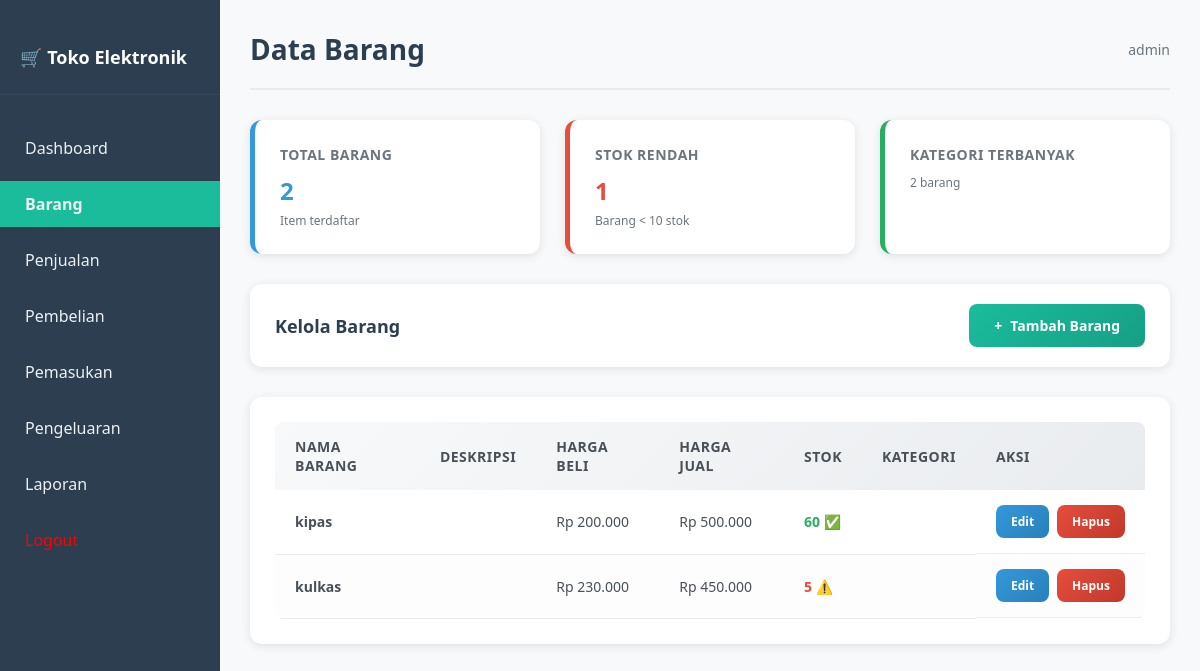
Page /barang/index.php (signed in) on the committed database.
### tables this page shows
CREATE TABLE `barang` (
  `id` int(11) NOT NULL,
  `nama` varchar(100) NOT NULL,
  `deskripsi` text DEFAULT NULL,
  `harga_beli` decimal(15,2) DEFAULT NULL,
  `harga_jual` decimal(15,2) DEFAULT NULL,
  `stok` int(11) DEFAULT NULL,
  `kategori` varchar(50) DEFAULT NULL
);

### barang/index.php (the view, shortened to what this page needs)
<?php
include '../config.php';
$role = $_SESSION['role'] ?? '';
$result = mysqli_query($conn, "SELECT * FROM barang ORDER BY nama ASC");
$totalBarang = mysqli_num_rows($result);
$stokRendah = mysqli_fetch_assoc(mysqli_query($conn, "SELECT COUNT(*) as count FROM barang WHERE stok < 10"))['count'];
$kategoriTerbanyak = mysqli_fetch_assoc(mysqli_query($conn, "SELECT kategori, COUNT(*) as count FROM barang GROUP BY kategori ORDER BY count DESC LIMIT 1"));
?>
<!DOCTYPE html>
<html lang="id">
<head>
</head>
<body>
    <div class="sidebar">
        <h2>🛒 Toko Elektronik</h2>
        <ul>
            <li><a href="../dashboard.php">Dashboard</a></li>
            <?php if ($role === 'admin'): ?>
                <li><a href="../barang/index.php" class="active">Barang</a></li>
                <li><a href="../penjualan/index.php">Penjualan</a></li>
                <li><a href="../pembelian/index.php">Pembelian</a></li>
                <li><a href="../pemasukan/index.php">Pemasukan</a></li>
                <li><a href="../pengeluaran/index.php">Pengeluaran</a></li>
            <?php elseif ($role === 'kasir'): ?>
                <li><a href="../penjualan/index.php">Penjualan</a></li>
            <?php endif; ?>
            <li><a href="../laporan.php">Laporan</a></li>
            <li><a href="logout.php" class="logout" style="color: red;">Logout</a></li>
        </ul>
    </div>
    <div class="main">
        <div class="header">
            <h1>Data Barang</h1>
            <div class="user-info">
                <?= strtolower($role) ?>
            </div>
        </div>
        <div class="summary-cards">
            <div class="summary-card total">
                <h3>Total Barang</h3>
                <div class="amount"><?= $totalBarang ?></div>
                <div class="subtitle">Item terdaftar</div>
            </div>
            <div class="summary-card low-stock">
                <h3>Stok Rendah</h3>
                <div class="amount"><?= $stokRendah ?></div>
                <div class="subtitle">Barang < 10 stok</div>
            </div>
            <div class="summary-card category">
                <h3>Kategori Terbanyak</h3>
                <div class="subtitle"><?= isset($kategoriTerbanyak['count']) ? $kategoriTerbanyak['count'] . ' barang' : 'Tidak ada data' ?></div>
            </div>
        </div>
        <div class="actions">
            <h3>Kelola Barang</h3>
            <a href="tambah.php" class="btn">
                <span>+</span> Tambah Barang
            </a>
        </div>
        <div class="table-section">
            <div class="table-container">
                <table>
                    <thead>
                        <tr>
                            <th>Nama Barang</th>
                            <th>Deskripsi</th>
                            <th>Harga Beli</th>
                            <th>Harga Jual</th>
                            <th>Stok</th>
                            <th>Kategori</th>
                            <th>Aksi</th>
                        </tr>
                    </thead>
                    <tbody>
                        <?php
                        $result = mysqli_query($conn, "SELECT * FROM barang ORDER BY nama ASC");
                        if (mysqli_num_rows($result) > 0):
                            while($row = mysqli_fetch_assoc($result)):
                        ?>
                        <tr>
                            <td><strong><?= htmlspecialchars($row['nama']) ?></strong></td>
                            <td><?= htmlspecialchars($row['deskripsi']) ?></td>
                            <td>Rp <?= number_format($row['harga_beli'], 0, ',', '.') ?></td>
                            <td>Rp <?= number_format($row['harga_jual'], 0, ',', '.') ?></td>
                            <td>
                                <span class="<?= $row['stok'] < 10 ? 'stock-warning' : 'stock-normal' ?>">
                                    <?= $row['stok'] ?>
                                    <?= $row['stok'] < 10 ? ' ⚠️' : ' ✅' ?>
                                </span>
                            </td>
                            <td><?= htmlspecialchars($row['kategori']) ?></td>
                            <td class="action-btns">
                                <a href="edit.php?id=<?= $row['id'] ?>" class="btn btn-edit">Edit</a>
                                <a href="hapus.php?id=<?= $row['id'] ?>" class="btn btn-danger" onclick="return confirm('Hapus barang <?= htmlspecialchars($row['nama']) ?>?')">Hapus</a>
                            </td>
                        </tr>
                        <?php
                            endwhile;
                        else:
                        ?>
                        <tr><td colspan="7" class="no-data">Tidak ada data barang</td></tr>
                        <?php endif; ?>
                    </tbody>
                </table>
            </div>
        </div>
    </div>
</body>
</html>

### barang/index.php (style rules this page uses)
* { margin: 0; padding: 0; box-sizing: border-box; }
body { font-family: 'Segoe UI', Tahoma, Geneva, Verdana, sans-serif; background-color: #f8f9fa; display: flex; }
.sidebar { width: 220px;background-color: #2c3e50;min-height: 100vh;position: fixed;padding-top: 20px; }
.main { margin-left: 220px;width: calc(100% - 220px);padding: 30px; }
.sidebar h2 { color: #fff; padding: 25px 20px; font-size: 20px; font-weight: 600; border-bottom: 1px solid #34495e;display: flex; align-items: center;gap: 10px; }
.sidebar { width: 220px;background-color: #2c3e50;min-height: 100vh;display: flex;flex-direction: column;padding-top: 20px;position: fixed; }
.sidebar h2 { color: white;font-size: 18px;margin-bottom: 30px;padding-left: 20px; }
.sidebar ul { list-style: none;padding: 0; }
.sidebar ul li { margin-bottom: 10px; }
.sidebar ul li a { color: #ecf0f1;text-decoration: none;padding: 12px 20px;display: block;border-left: 5px solid transparent;transition: 0.3s; }
.sidebar ul li a.active { background-color: #1abc9c;font-weight: bold; }
.sidebar .logout { color: red; }
.main { margin-left: 220px; padding: 30px; width: calc(100% - 220px); }
.header { display: flex; justify-content: space-between; align-items: center; margin-bottom: 30px; padding-bottom: 20px; border-bottom: 2px solid #e9ecef; }
.header h1 { color: #2c3e50; font-size: 28px; font-weight: 700; }
.user-info { color: #6c757d; font-size: 14px; }
.summary-cards { display: grid; grid-template-columns: repeat(auto-fit, minmax(250px, 1fr)); gap: 25px; margin-bottom: 30px; }
.summary-card { background: #fff; padding: 25px; border-radius: 12px; box-shadow: 0 2px 10px rgba(0, 0, 0, 0.1); border-left: 5px solid transparent; transition: all 0.3s ease; }
.summary-card.total { border-left-color: #3498db; }
.summary-card.low-stock { border-left-color: #e74c3c; }
.summary-card.category { border-left-color: #27ae60; }
.summary-card h3 { color: #6c757d; font-size: 14px; font-weight: 600; text-transform: uppercase; letter-spacing: 0.5px; margin-bottom: 10px; }
.summary-card .amount { font-size: 24px; font-weight: 700; margin-bottom: 5px; }
.summary-card.total .amount { color: #3498db; }
.summary-card.low-stock .amount { color: #e74c3c; }
.summary-card .subtitle { font-size: 12px; color: #6c757d; }
.actions { background: #fff; padding: 20px 25px; border-radius: 12px; box-shadow: 0 2px 10px rgba(0, 0, 0, 0.1); margin-bottom: 30px; display: flex; justify-content: space-between; align-items: center; }
.actions h3 { color: #2c3e50; font-size: 18px; }
.btn { padding: 12px 25px; background: linear-gradient(135deg, #1abc9c 0%, #16a085 100%); color: white; border: none; border-radius: 8px; font-weight: 600; cursor: pointer; transition: all 0.3s ease; text-decoration: none; font-size: 14px; display: inline-flex; align-items: center; gap: 8px; }
.btn-edit { background: linear-gradient(135deg, #3498db 0%, #2980b9 100%); padding: 8px 15px; font-size: 12px; }
.btn-danger { background: linear-gradient(135deg, #e74c3c 0%, #c0392b 100%); padding: 8px 15px; font-size: 12px; }
.table-section { background: #fff; padding: 25px; border-radius: 12px; box-shadow: 0 2px 10px rgba(0, 0, 0, 0.1); }
.table-container { overflow-x: auto; }
table { width: 100%; border-collapse: collapse; border-radius: 8px; overflow: hidden; }
thead { background: linear-gradient(135deg, #f8f9fa 0%, #e9ecef 100%); }
th { padding: 15px 20px; text-align: left; font-weight: 600; color: #495057; font-size: 14px; text-transform: uppercase; letter-spacing: 0.5px; }
tbody tr { transition: all 0.3s ease; }
tbody tr:nth-child(even) { background-color: #fdfdfd; }
td { padding: 15px 20px; color: #495057; font-size: 14px; border-bottom: 1px solid #e9ecef; }
.action-btns { display: flex; gap: 8px; }
.stock-warning { color: #e74c3c; font-weight: 600; }
.stock-normal { color: #27ae60; font-weight: 600; }

### rows in the picture
barang: nama "kipas", harga_beli "200.000", harga_jual "500.000", stok "60"
barang: nama "kulkas", harga_beli "230.000", harga_jual "450.000", stok "5"

### other values in the picture
$role "admin"
$totalBarang "2"
$stokRendah "1"
$kategoriTerbanyak['count'] "2"
